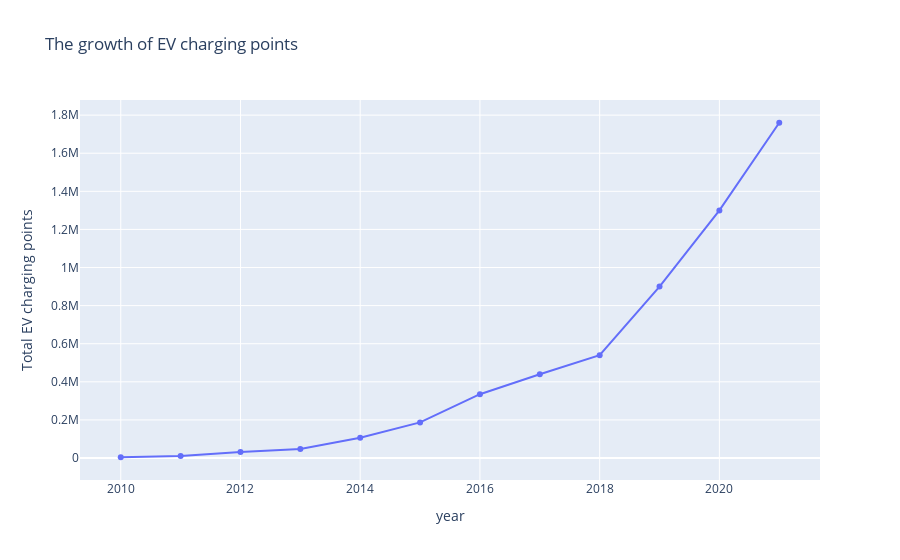

Notebook source saved alongside this figure:
### Markdown cell above
#### World EV Charging points

### Code cell
# Graph the EV charging points from 2010 - 2021
ev_sales_fig=px.line(world_ev_data,x=world_ev_data.index,y='Total EV charging points',markers=True, title='The growth of EV charging points')
ev_sales_fig.show()

### Figure 1 — Plotly figure (JSON) as saved in the notebook; plotly's stock layout.template omitted (floating-point values rounded to 4 significant figures)
{"data": [{"hovertemplate": "year=%{x}<br>Total EV charging points=%{y}<extra></extra>", "legendgroup": "", "line": {"color": "#636efa", "dash": "solid"}, "marker": {"symbol": "circle"}, "mode": "lines+markers", "name": "", "orientation": "v", "showlegend": false, "type": "scatter", "x": [2010, 2011, 2012, 2013, 2014, 2015, 2016, 2017, 2018, 2019, 2020, 2021], "xaxis": "x", "y": [4010, 10830, 31700, 47800, 106000, 187000, 335000, 440000, 540000, 900000, 1300000, 1760000], "yaxis": "y"}], "layout": {"legend": {"tracegroupgap": 0}, "title": {"text": "The growth of EV charging points"}, "xaxis": {"anchor": "y", "domain": [0, 1], "title": {"text": "year"}}, "yaxis": {"anchor": "x", "domain": [0, 1], "title": {"text": "Total EV charging points"}}}}
